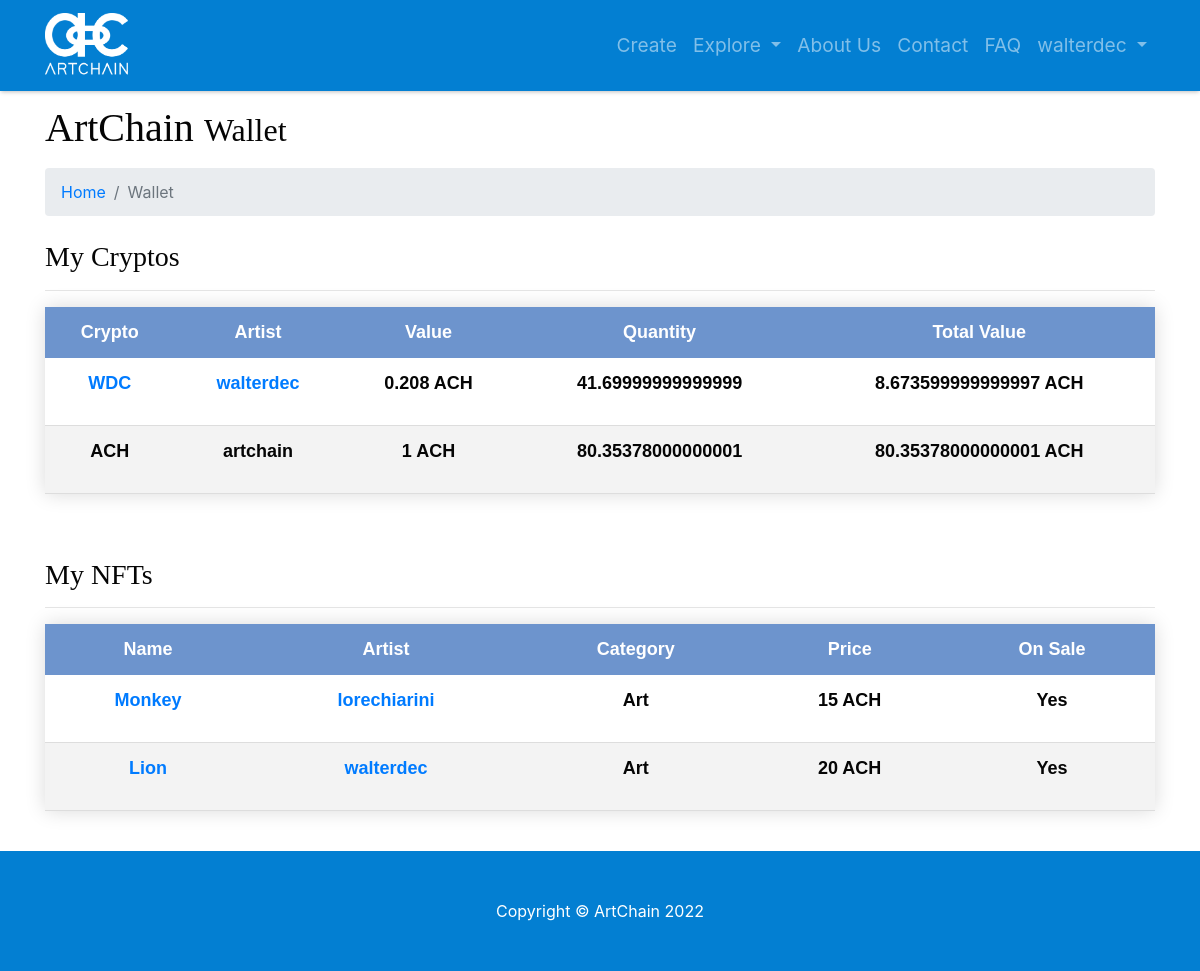
The page /myaccount-mywallet (signed in) on the database as committed earlier.
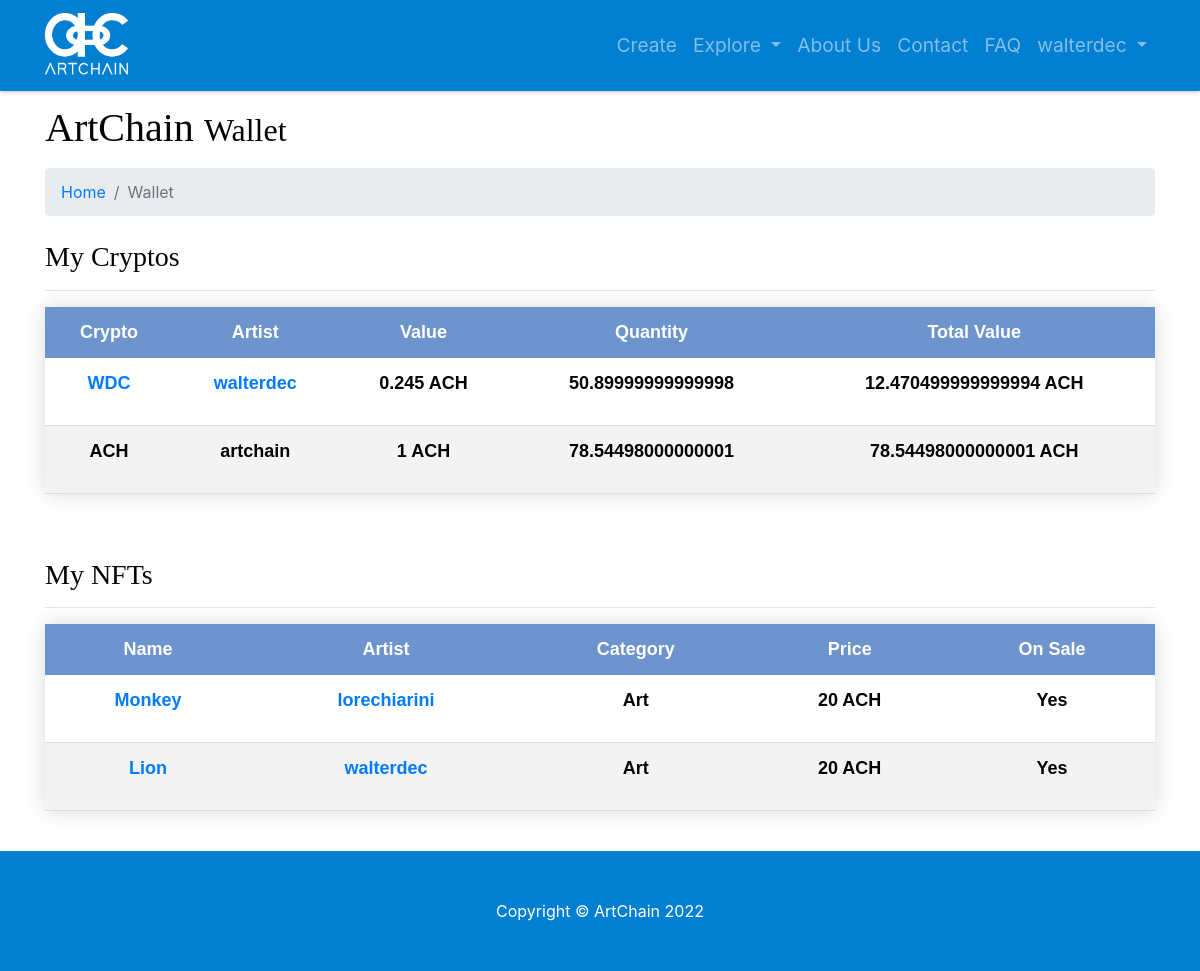
The same page on the database as committed later.
### model.py (models this page shows)
class User(db.Model):
    __tablename__ = 'users'
    id = db.Column(db.Integer, unique=True, primary_key=True)
    username = db.Column(db.String(64), unique=True, index=True)
    password = db.Column(db.String(64))
    email = db.Column(db.String(64), unique=True)
    role_id = db.Column(db.Integer, db.ForeignKey('roles.id'))
    name = db.Column(db.String(64))
    surname = db.Column(db.String(64))
    category = db.Column(db.String(64), default=False)
    profile_pic_src = db.Column(db.String(64))
    insta = db.Column(db.Integer)
    instaname = db.Column(db.String(64))
    face = db.Column(db.Integer)
    facename = db.Column(db.String(64))
    twitter = db.Column(db.Integer)
    twittername = db.Column(db.String(64))
    yt = db.Column(db.Integer)
    ytname = db.Column(db.String(64))
    tiktok = db.Column(db.Integer)
    tiktokname = db.Column(db.String(64))
    twitch = db.Column(db.Integer)
    twitchname = db.Column(db.String(64))
    applemusic = db.Column(db.Integer)
    applemusicname = db.Column(db.String(64))
    spotify = db.Column(db.Integer)
    spotifyname = db.Column(db.String(64))
    soundcloud = db.Column(db.Integer)
    soundcloudname = db.Column(db.String(64))
    sales = db.Column(db.Integer)
    value = db.Column(db.Integer)

class Wallet(db.Model):
    __tablename__ = 'wallets'
    id = db.Column(db.Integer, primary_key=True, unique=True)
    user_id = db.Column(db.Integer)
    crypto_id = db.Column(db.Integer)
    amount = db.Column(db.Integer)

class Crypto(db.Model):
    __tablename__ = 'cryptos'
    id = db.Column(db.Integer, primary_key=True, unique=True)
    user_id = db.Column(db.Integer)
    name = db.Column(db.String(64), unique=True)
    value = db.Column(db.Float)

class NFT(db.Model):
    __tablename__ = 'nfts'
    id = db.Column(db.Integer, primary_key=True)
    name = db.Column(db.String(64))
    category = db.Column(db.String(64))
    description = db.Column(db.Text)
    price = db.Column(db.Float)
    creator_id = db.Column(db.String(64), index=True)
    owner_id = db.Column(db.String(64))
    on_sale = db.Column(db.Boolean(1))
    img_src = db.Column(db.String(64))

### app.py (the view)
@app.route('/myaccount-mywallet', endpoint='mywallet')
def my_wallet():
    try:
        if session['username']:
            user = session['username']
            for row in db.session.query(model.User).filter_by(username=user):
                user_logged_in = row
    except KeyError:
        return forbidden(KeyError)
    users_dictionary = {}
    crypto_dictionary = {}
    wallet_dictionary = {}
    wallet_list = db.session.query(model.Wallet).filter_by(user_id=user_logged_in.id).all()
    cryptos_list = db.session.query(model.Crypto).all()
    for cryptocurrency in cryptos_list:
        users_dictionary[cryptocurrency.user_id] = (db.session.query(model.User).filter_by
                                                    (id=cryptocurrency.user_id).first())
    for row in wallet_list:
        crypto_dictionary[row.crypto_id] = (db.session.query(model.Crypto).filter_by
                                            (id=row.crypto_id).first())
        wallet_dictionary[row.crypto_id] = row
    nfts_list = db.session.query(model.NFT).filter_by(owner_id=user_logged_in.id).all()
    return render_template('myaccount-mywallet.html', user=user_logged_in,
                           users_dictionary=users_dictionary, crypto_dictionary=crypto_dictionary,
                           wallet_dictionary=wallet_dictionary, nfts_list=nfts_list)

### templates/myaccount-mywallet.html (shortened to what this page needs)
{% include 'main-template.html' %}
{% block content %}
<head>
</head>
<div class="container">
   <h1 class="mt-4 mb-3">ArtChain
      <small>Wallet</small>
   </h1>
   <ol class="breadcrumb">
      <li class="breadcrumb-item">
         <a href="/">Home</a>
      </li>
      <li class="breadcrumb-item active">Wallet</li>
   </ol>
   <div class="mt-4 mb-3">
      <h3>My Cryptos</h3>
      <hr>
      {% if not crypto_dictionary %}
      <h5 class="text-center">You have no cryptos in your wallet.</h5>
      {% else %}
      <table class="styled-table">
         <thead>
            <tr>
               <th>Crypto</th>
               <th>Artist</th>
               <th>Value</th>
               <th>Quantity</th>
               <th>Total Value</th>
            </tr>
         </thead>
         <tbody>
            {% for crypto in crypto_dictionary.values() %}
            {% if crypto.name == 'ACH' %}
            <tr class="mt-5">
               <th>
                  <p>{{crypto.name}}</p>
               </th>
               <th>
                  <p>
                     {{users_dictionary.get(crypto.user_id).username}}
                  </p>
               </th>
               <th>
                  <p>{{users_dictionary.get(crypto.user_id).value}} ACH</p>
               </th>
               <th>
                  <p>{{wallet_dictionary.get(crypto.id).amount}}</p>
               </th>
               <th>
                  <p>{{wallet_dictionary.get(crypto.id).amount*users_dictionary.get(crypto.user_id).value}} ACH</p>
               </th>
            </tr>
            {% else %}
            <tr class="mt-5">
               <th>
                  <p><a href="item/crypto/{{crypto.name}}">{{crypto.name}}</a></p>
               </th>
               <th>
                  <p><a href="profile/{{users_dictionary.get(crypto.user_id).username}}">
                     {{users_dictionary.get(crypto.user_id).username}}
                     </a>
                  </p>
               </th>
               <th>
                  <p>{{users_dictionary.get(crypto.user_id).value}} ACH</p>
               </th>
               <th>
                  <p>{{wallet_dictionary.get(crypto.id).amount}}</p>
               </th>
               <th>
                  <p>{{wallet_dictionary.get(crypto.id).amount*users_dictionary.get(crypto.user_id).value}} ACH</p>
               </th>
            </tr>
            {% endif %}
            {% endfor %}
         </tbody>
      </table>
      {% endif %}
   </div>
   <br>
   <div class="mt-4 mb-3">
      <h3>My NFTs</h3>
      <hr>
      {% if not nfts_list %}
      <h5 class="text-center">You have no NFTs in your wallet.</h5>
      {% else %}
      <table class="styled-table">
         <thead>
            <tr>
               <th>Name</th>
               <th>Artist</th>
               <th>Category</th>
               <th>Price</th>
               <th>On Sale</th>
            </tr>
         </thead>
         <tbody>
            {% for nft in nfts_list %}
            <tr>
               <th>
                  <p><a href="item/nft/{{nft.name}}">{{nft.name}}</a></p>
               </th>
               <th>
                  <p><a href="profile/{{users_dictionary.get(nft.creator_id).username}}">{{users_dictionary.get(nft.creator_id).username}}</a></p>
               </th>
               <th>
                  <p>{{nft.category}}</p>
               </th>
               <th>
                  <p>{{nft.price}} ACH</p>
               </th>
               {% if nft.on_sale %}
               <th>
                  <p>Yes</p>
               </th>
               {% else %}
               <th>
                  <p>No</p>
               </th>
               {% endif %}
            </tr>
            {% endfor %}
         </tbody>
      </table>
      {% endif %}
   </div>
   <br>
</div>
{% endblock content %}
{% include 'footer.html' %}

### templates/main-template.html (shortened to what this page needs)
<!DOCTYPE html>
<html lang="en">
   <head>
      <link href="{{url_for('static',filename='vendor/bootstrap/css/bootstrap.css')}}" rel="stylesheet">
      <link href="{{url_for('static',filename='css/modern-business.css')}}" rel="stylesheet">
   </head>
   <body>
      <nav class="navbar fixed-top navbar-expand-lg navbar-dark fixed-top">
         <div class="container">
            <a class="navbar-brand" href="/"><img src="{{url_for('static',filename='images/logos/artchain_logo_white.png')}}" width="85" height="65"></a>
            <div class="collapse navbar-collapse" id="navbarResponsive">
               <ul class="navbar-nav ml-auto">
                  {% if session.username %}
                  <li class="nav-item">
                     <a class="nav-link" href="/create">Create</a>
                  </li>
                  {% endif %}
                  <li class="nav-item dropdown">
                     <a class="nav-link dropdown-toggle" href="#" id="navbarDropdownPages" data-toggle="dropdown" aria-haspopup="true" aria-expanded="false">
                     Explore
                     </a>
                  </li>
                  <li class="nav-item">
                     <a class="nav-link" href="/about">About Us</a>
                  </li>
                  <li class="nav-item">
                     <a class="nav-link" href="/contact">Contact</a>
                  </li>
                  <li class="nav-item">
                     <a class="nav-link" href="/faq">FAQ</a>
                  </li>
                  {% if session.username %}
                  <li class="nav-item dropdown">
                     <a class="nav-link dropdown-toggle" href="#" id="navbarDropdownBlog" data-toggle="dropdown" aria-haspopup="true" aria-expanded="false">
                     {{session.username}}
                     </a>
                  </li>
                  {% endif %}
               </ul>
            </div>
         </div>
      </nav>
      <br>
   </body>
</html>

Rows that differ between the two databases and show on the page:
changed User "walterdec": get "0.208" → "0.245"
changed Wallet: get "41.69999999999999" → "50.89999999999998"; get "8.673599999999997" → "12.470499999999994"
changed through a linked row, Crypto "ACH": get "80.35378000000001" → "78.54498000000001"
changed NFT "Monkey": price "15" → "20"
